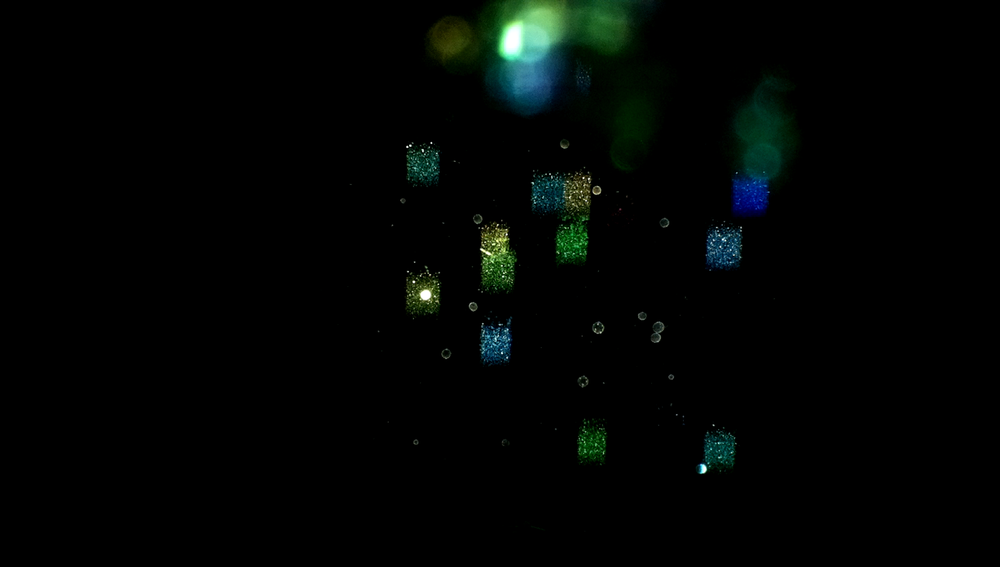
#> input picture examples/04_volvox/data/train/images/light1.png, 1000 x 567 px, shrunk from 1920 x 1088 before the run; its folder holds 2 pictures in this run
$ python 00_convert_imgaes_and_masks.py
#> lines starting #> are read from the running program, lines starting #| are printed output that depends on the picture

from skimage import io
from skimage.color import rgb2gray
import numpy as np
import glob as gl

###############################################################################
# CONVERT IMAGES TO GREYSCALE AND RELABEL

def convert_to_greyscale (filename_in, filename_out):
	img_color = io.imread(filename_in)
	img_greyscale = rgb2gray(img_color)
	io.imsave(fname=filename_out, arr=img_greyscale)

def convert_to_labels (filename_in, filename_out):
	img_color = io.imread(filename_in)
	img_greyscale = rgb2gray(img_color)
	label_map = {}
	label_map[0.0] = 0
	cur_label = 1
	unique_vals = np.unique(img_greyscale)
	for u in unique_vals:
		if u not in label_map.keys():
			label_map[u] = cur_label
			cur_label = cur_label+1
	img_labels = np.empty_like(img_greyscale, dtype='uint8')
	for c in label_map.keys():
		img_labels[img_greyscale == c] = label_map[c]
	io.imsave(fname=filename_out, arr=img_labels)

def process_dir (files_path, output_path, fn_to_apply):
#> called with files_path = './data/train/images/*.png', output_path = './data/train/images_converted'
	files = gl.glob(files_path)
	for f in files:
		filename = (f.split('/')[-1]).strip()
		filename_out = output_path + '/' + filename
		fn_to_apply(f, filename_out)
#> this loop made 2 passes
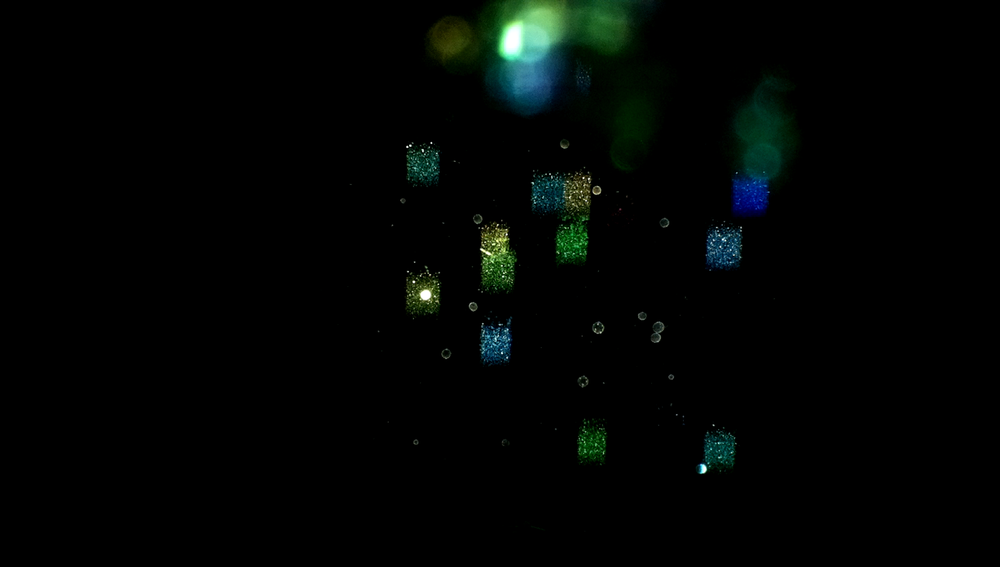
#> input picture examples/04_volvox/data/train/images/light1.png, 1000 x 567 px, shrunk from 1920 x 1088 before the run
#> pass 1, in convert_to_greyscale, `img_greyscale = rgb2gray(img_color)`:
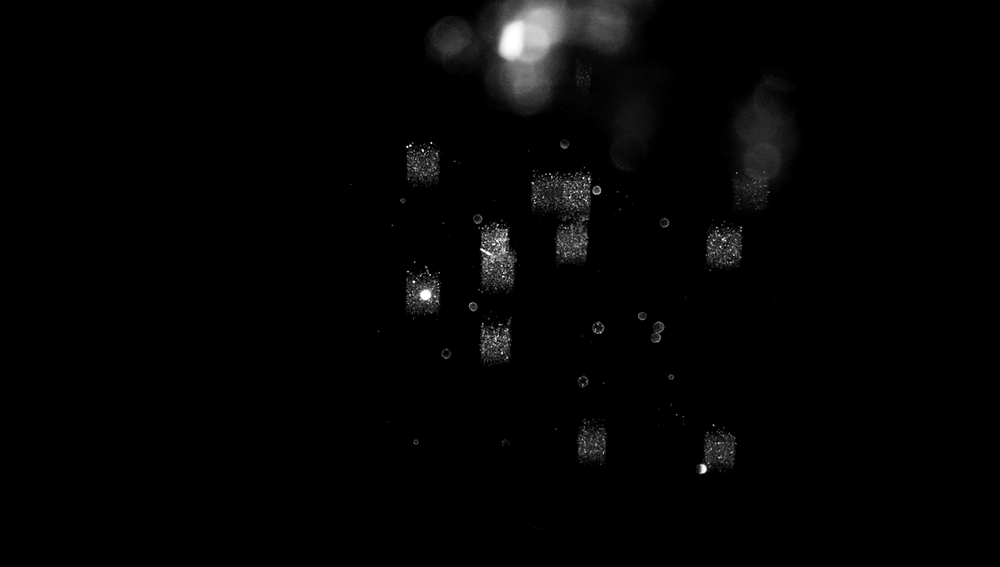
#> img_greyscale: shape (567, 1000) float64; min 0, max 1, mean 0.0155
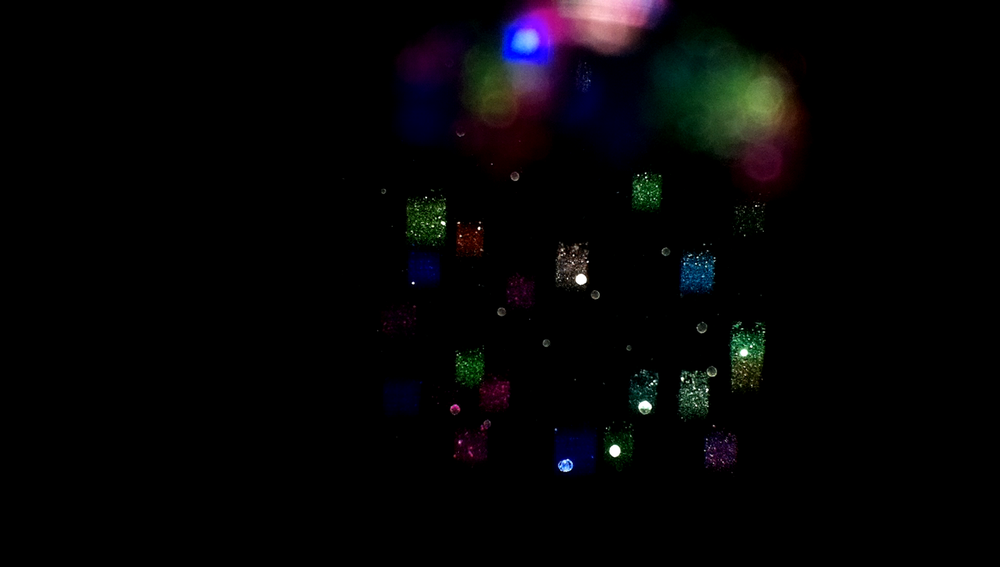
#> input picture examples/04_volvox/data/train/images/light5.png, 1000 x 567 px, shrunk from 1920 x 1088 before the run
#> pass 2, in convert_to_greyscale (call 2), `img_greyscale = rgb2gray(img_color)`:
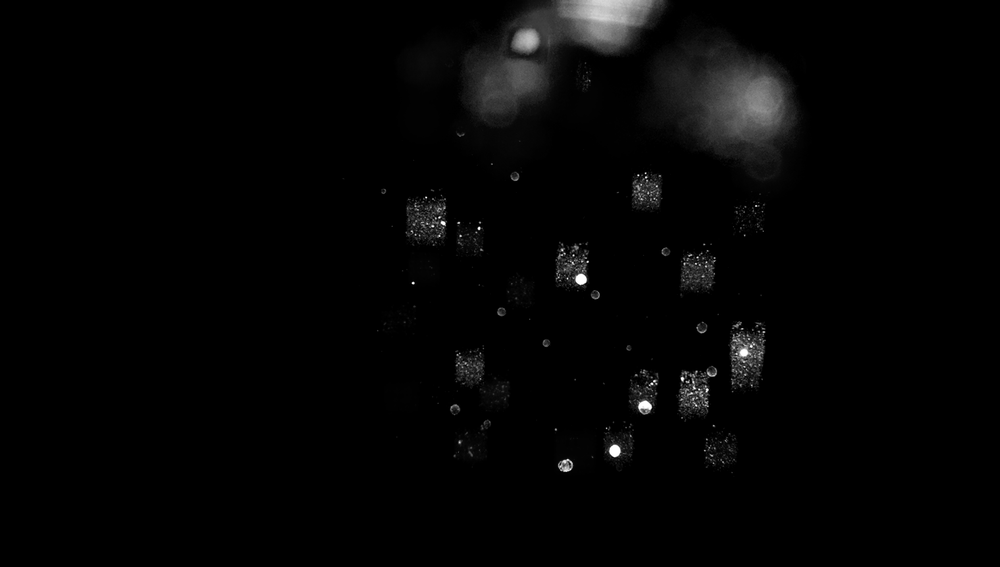
#> img_greyscale: shape (567, 1000) float64; min 0, max 1, mean 0.0178

# Convert images to greyscale
process_dir('./data/train/images/*.png', './data/train/images_converted', convert_to_greyscale)
process_dir('./data/validate/images/*.png', './data/validate/images_converted', convert_to_greyscale)

# Convert colour labels to integers
process_dir('./data/train/labels/*.png', './data/train/labels_converted', convert_to_labels)
process_dir('./data/validate/labels/*.png', './data/validate/labels_converted', convert_to_labels)


###############################################################################
